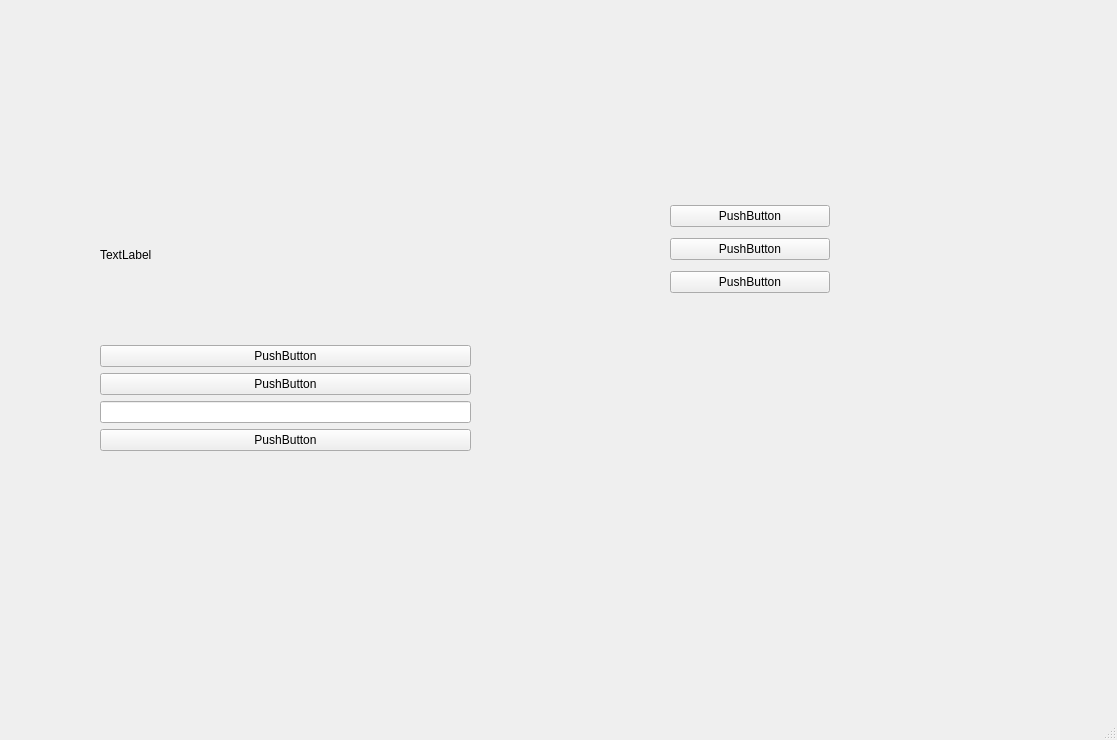
<?xml version="1.0" encoding="UTF-8"?>
<ui version="4.0">
 <class>MainWindow</class>
 <widget class="QMainWindow" name="MainWindow">
  <property name="geometry">
   <rect>
    <x>0</x>
    <y>0</y>
    <width>1117</width>
    <height>740</height>
   </rect>
  </property>
  <property name="windowTitle">
   <string>MainWindow</string>
  </property>
  <widget class="QWidget" name="centralwidget">
   <widget class="QWidget" name="verticalLayoutWidget">
    <property name="geometry">
     <rect>
      <x>670</x>
      <y>200</y>
      <width>160</width>
      <height>100</height>
     </rect>
    </property>
    <layout class="QVBoxLayout" name="verticalLayout_2">
     <item>
      <widget class="QPushButton" name="pushButton_4">
       <property name="text">
        <string>PushButton</string>
       </property>
      </widget>
     </item>
     <item>
      <widget class="QPushButton" name="pushButton_5">
       <property name="text">
        <string>PushButton</string>
       </property>
      </widget>
     </item>
     <item>
      <widget class="QPushButton" name="pushButton_6">
       <property name="text">
        <string>PushButton</string>
       </property>
      </widget>
     </item>
    </layout>
   </widget>
   <widget class="QWidget" name="">
    <property name="geometry">
     <rect>
      <x>100</x>
      <y>170</y>
      <width>371</width>
      <height>281</height>
     </rect>
    </property>
    <layout class="QVBoxLayout" name="verticalLayout">
     <item>
      <widget class="QLabel" name="label">
       <property name="text">
        <string>TextLabel</string>
       </property>
      </widget>
     </item>
     <item>
      <widget class="QPushButton" name="pushButton">
       <property name="text">
        <string>PushButton</string>
       </property>
      </widget>
     </item>
     <item>
      <widget class="QPushButton" name="pushButton_2">
       <property name="text">
        <string>PushButton</string>
       </property>
      </widget>
     </item>
     <item>
      <widget class="QLineEdit" name="lineEdit"/>
     </item>
     <item>
      <widget class="QPushButton" name="pushButton_3">
       <property name="text">
        <string>PushButton</string>
       </property>
      </widget>
     </item>
    </layout>
   </widget>
  </widget>
  <widget class="QMenuBar" name="menubar">
   <property name="geometry">
    <rect>
     <x>0</x>
     <y>0</y>
     <width>1117</width>
     <height>26</height>
    </rect>
   </property>
  </widget>
  <widget class="QStatusBar" name="statusbar"/>
 </widget>
 <resources/>
 <connections/>
</ui>
